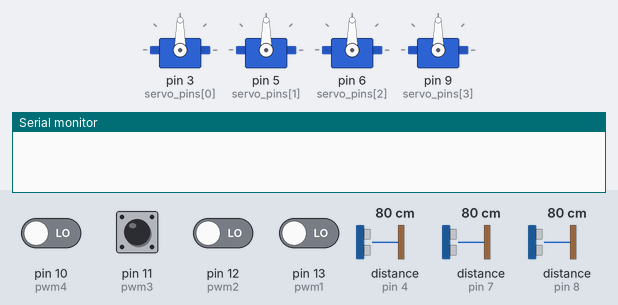
Simulated run of this sketch. Board: Arduino Uno, built with avr-gcc and run on an emulated ATmega328P. Parts: 4 × servo, the last lines printed to the serial monitor. The inputs (shaded band) are chosen by the test bench; at power-on: pin 10 (pwm4), pin 11 (pwm3), pin 12 (pwm2), pin 13 (pwm1) LOW, distance to the obstacle (sensors on pin 4, pin 7, pin 8) 80 cm. The echo pulse lasts 58.3 µs per cm.

Above: at 1.2 s.
1.3 s: pin 11 (pwm3) pulsed HIGH 5 times (0.12 s each, 0.3 s apart)
At 4.7 s:
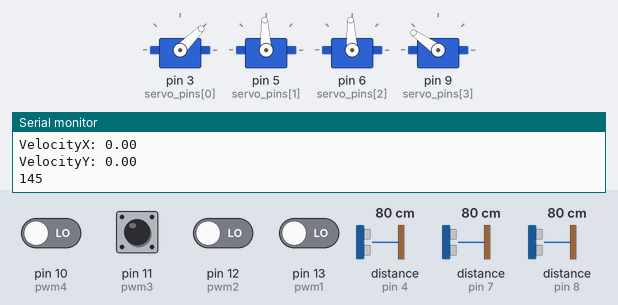
At 8.6 s:
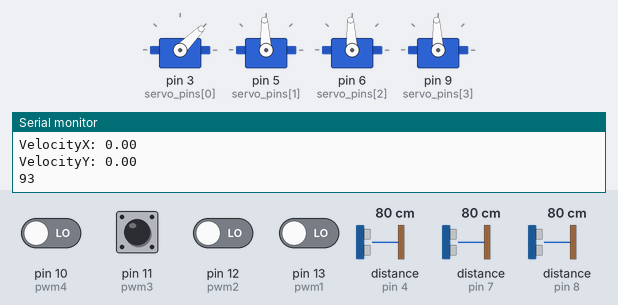
Timing chart, 0 to 10.1 s (numbered marks = the images above; inputs shaded):
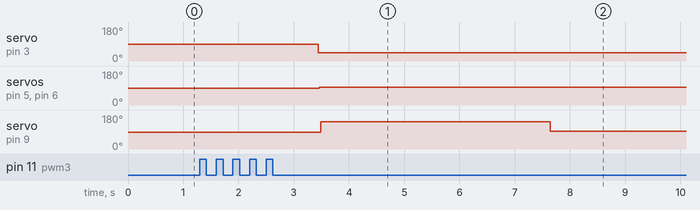

The sketch:

auto_total_control_old.ino
```cpp
#include <Servo.h>
#define SERVOS 4
#include <NewPing.h>
#define trigger_pin  2
#define echo_pinZ    4  // Arduino pin tied to echo pin on the ultrasonic sensor.
#define echo_pinX    7
#define echo_pinY    8
#define max_distance 400 // Maximum distance we want to ping for (in centimeters). Maximum sensor distance is rated at 400-500cm.
#define pwm1   13
#define pwm2   12
#define pwm3   11
#define pwm4   10
unsigned long t, t2;
float aZ, aX, aY, distanceZ, distanceX, distanceY, Height, set_distX, set_distY;
float velocityZ, velocityX, velocityY, thrust;
int pwm_value1, pwm_value2, pwm_value3, pwm_value4, Roll=93, Yaw=93, Pitch=93, Aux1, Aux2=40, Throttle=45;
NewPing sonarZ(trigger_pin, echo_pinZ, max_distance);
NewPing sonarX(trigger_pin, echo_pinX, max_distance);
NewPing sonarY(trigger_pin, echo_pinY, max_distance);
Servo myservo[SERVOS];
int servo_pins[SERVOS] = {3,5,6,9};
float Kp1, Kv1, Kp2, Kv2, Kp3, Kv3;
float mass = 0.600; //in kilograms

void setup() {
  Serial.begin(115200); // Initialize serial with a baud rate of 115200 bps
  for(int i = 0; i < SERVOS; i++) {
    myservo[i].attach(servo_pins[i]);
  }
  pinMode(pwm1, INPUT);
  pinMode(pwm2, INPUT);
  pinMode(pwm3, INPUT);
  pinMode(pwm4, INPUT);
}


void loop() {

  //Reading PWM Values

  pwm_value1 = pulseIn(pwm1, HIGH);
  pwm_value2 = pulseIn(pwm2, HIGH);
  pwm_value3 = pulseIn(pwm3, HIGH);
  pwm_value4 = pulseIn(pwm4, HIGH);

  //Reading Sonar values and calculating distances and velocities

  //delay(50);                     // Wait 50ms between pings (about 20 pings/sec). 29ms should be the shortest delay between pings.
  aZ = sonarZ.ping_cm();
  delay(10);
  aX = sonarX.ping_cm();
  delay(10);
  aY = sonarY.ping_cm();
  delay(50);
  distanceZ = sonarZ.ping_cm();
  delay(10);
  distanceX = sonarX.ping_cm();
  delay(10);
  distanceY = sonarY.ping_cm();
  velocityZ = ((distanceZ - aZ)*1000)/70;
  velocityX = ((distanceX - aX)*1000)/70;
  velocityY = ((distanceY - aY)*1000)/70;
  Serial.print("DistanceZ: ");
  Serial.println(distanceZ); // Send ping, get distance in cm and print result (0 = outside set distance range)
  Serial.print("DistanceX: ");
  Serial.println(distanceX);
  Serial.print("DistanceY: ");
  Serial.println(distanceY);
  Serial.print("VelocityZ: ");
  Serial.println(velocityZ);
  Serial.print("VelocityX: ");
  Serial.println(velocityX);
  Serial.print("VelocityY: ");
  Serial.println(velocityY);

  //Height maintaining PID Control

  if (pwm_value1 > 1500){

    Kp1 = 2; //set for 10cm hovering height
    Kv1 = 0.3;
    Height = 10;

    thrust = (9.81+(Kv1*(0-velocityZ)/100)+(Kp1*(Height-distanceZ)/100))*950/9.81;  //PID equation
    //thrust = thrust*1000/9.81; //in grams
    Serial.println(thrust);
    if (thrust > 1200){
      Throttle = (1.2*40)+45;
    }
    else if (thrust <= 0){
      Throttle = 45;
    }
    else{
    Throttle = (thrust*40/1000)+45;
    }
  }
  else {
    Throttle = 45;
  }

  //X distance maintaining PID control

  if (pwm_value2 > 1500){

    Kp2 = 2; //set for 10cm hovering height
    Kv2 = 2.15;
    set_distX = 100; //(pwm_value3-1000)/5;

    Pitch=(-180/(9.81*3.14))*(0+(Kv2*(0-velocityX)/100)+(Kp2*(set_distX-distanceX)/100));
    Pitch=Pitch+93;
    Serial.print("Pitch: ");
    Serial.println(Pitch);
    if (Pitch > 108){
      Pitch = 108;
    }
    else if (Pitch < 78){
      Pitch = 78;
    }
  }
  else{
    Pitch = 93;
  }

  //Y distance maintaining PID control

  if (pwm_value2 > 1500){

    Kp3 = 2; //set for 10cm hovering height
    Kv3 = 2.15;
    set_distY = 100; //(pwm_value3-1000)/5;

    Roll=(-180/(9.81*3.14))*(0+(Kv3*(0-velocityY)/100)+(Kp3*(set_distY-distanceY)/100));
    Roll=Roll+93;
    Serial.print("Roll: ");
    Serial.println(Roll);
    if (Roll > 108){
      Roll = 108;
    }
    else if (Roll < 78){
      Roll = 78;
    }
  }
  else{
    Roll = 93;
  }

  //Pitch failsafe

  if (pwm_value3 > 1550 || pwm_value3 < 1450){
    Pitch = (pwm_value3*45)/500 + 93;
  }

  //Roll failsafe

  if (pwm_value4 > 1550 || pwm_value4 < 1450){
    Roll = (pwm_value4*45)/500 + 93;
  }


   Serial.println(Pitch);
   myservo[0].write(Throttle); //Throttle
   delay(10);
   myservo[1].write(Roll); //Roll
   delay(10);
   myservo[2].write(Yaw); //Yaw
   delay(10);
   myservo[3].write(Pitch); //Pitch
   delay(10);

}
```

Measured:
- after the input at 1.3 s, servo on pin 3 (servo_pins[0]): 90° → 45° after 2.1 s instead of 2.8 s; servo on pin 5 (servo_pins[1]), servo on pin 6 (servo_pins[2]): 90° → 93° after 2.2 s instead of 2.8 s; servo on pin 9 (servo_pins[3]): 90° → 145° after 2.2 s, → 93° 4.2 s later
